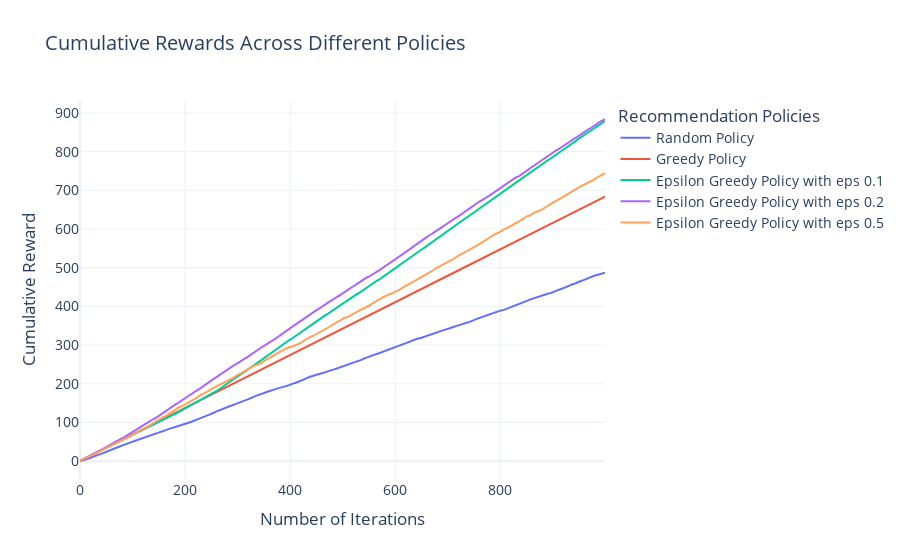

Source (notebook cell):
### Code cell
trace_random = go.Scatter(
    x=list(range(N_ITERS)),
    y=random_policy_cum_rewards,
    mode='lines',
    name='Random Policy'
)

trace_greedy = go.Scatter(
    x=list(range(N_ITERS)),
    y=greedy_policy_cum_rewards,
    mode='lines',
    name='Greedy Policy'
)

trace_eps_greedy_1 = go.Scatter(
    x=list(range(N_ITERS)),
    y=eps1_greedy_policy_cum_rewards,
    mode='lines',
    name='Epsilon Greedy Policy with eps 0.1'
)
trace_eps_greedy_2 = go.Scatter(
    x=list(range(N_ITERS)),
    y=eps2_greedy_policy_cum_rewards,
    mode='lines',
    name='Epsilon Greedy Policy with eps 0.2'
)

trace_eps_greedy_5 = go.Scatter(
    x=list(range(N_ITERS)),
    y=eps5_greedy_policy_cum_rewards,
    mode='lines',
    name='Epsilon Greedy Policy with eps 0.5'
)

fig = go.Figure(data=[trace_random,trace_greedy, trace_eps_greedy_1,trace_eps_greedy_2, trace_eps_greedy_5])

fig.update_layout(
    title="Cumulative Rewards Across Different Policies",
    xaxis_title="Number of Iterations",
    yaxis_title="Cumulative Reward",
    legend_title="Recommendation Policies",
    template="plotly_white",
    font=dict(size=14)
)

fig.show()

### Figure 1 — Plotly figure (JSON) as saved in the notebook; plotly's stock layout.template omitted (floating-point values rounded to 4 significant figures; data arrays with more than 128 entries replaced by an {"elided": "..."} marker saying what was removed)
{"data": [{"mode": "lines", "name": "Random Policy", "type": "scatter", "x": {"elided": "1000 int values"}, "y": {"elided": "1000 float values"}}, {"mode": "lines", "name": "Greedy Policy", "type": "scatter", "x": {"elided": "1000 int values"}, "y": {"elided": "1000 float values"}}, {"mode": "lines", "name": "Epsilon Greedy Policy with eps 0.1", "type": "scatter", "x": {"elided": "1000 int values"}, "y": {"elided": "1000 float values"}}, {"mode": "lines", "name": "Epsilon Greedy Policy with eps 0.2", "type": "scatter", "x": {"elided": "1000 int values"}, "y": {"elided": "1000 float values"}}, {"mode": "lines", "name": "Epsilon Greedy Policy with eps 0.5", "type": "scatter", "x": {"elided": "1000 int values"}, "y": {"elided": "1000 float values"}}], "layout": {"font": {"size": 14}, "legend": {"title": {"text": "Recommendation Policies"}}, "title": {"text": "Cumulative Rewards Across Different Policies"}, "xaxis": {"title": {"text": "Number of Iterations"}}, "yaxis": {"title": {"text": "Cumulative Reward"}}}}
